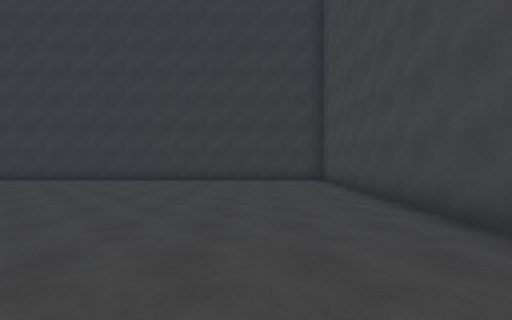
View 1 (above)

23 first-person views from a walk through a Unity game level. The camera is 1.5 m above the floor, looks level and sees 90° across. The floor is counted in squares, 2 m on a side. Each view is taken from the middle of a square. On the plan, view 1 faces up. The plan holds only what a view shows up to about 9 squares ahead; the rest is blank.

View 2
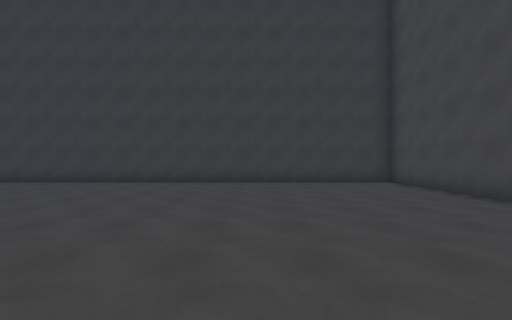

View 3
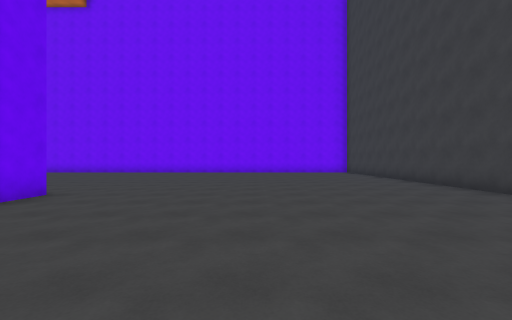

View 4
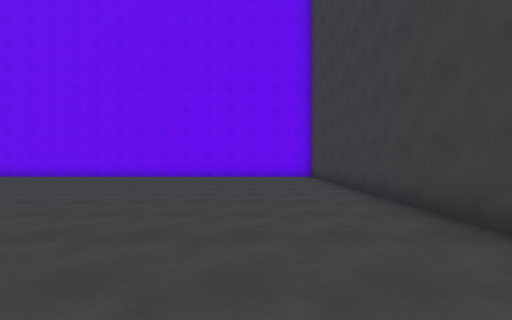

View 5
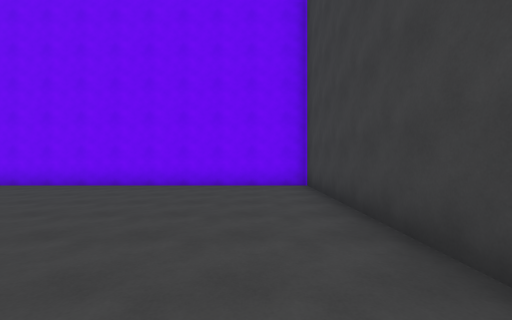

View 6
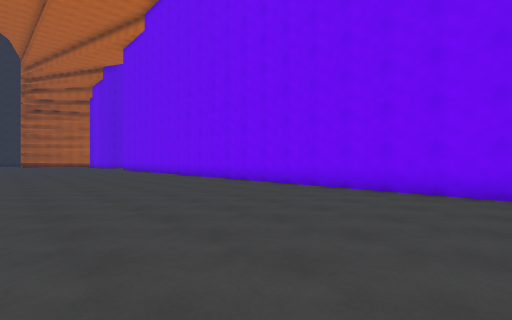

View 7
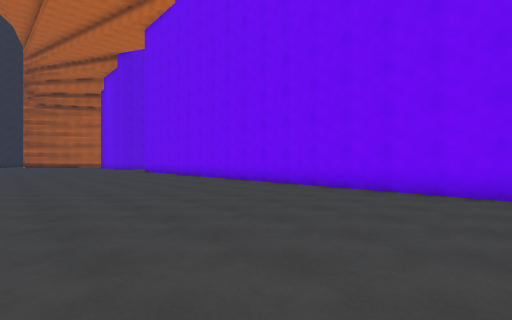

View 8
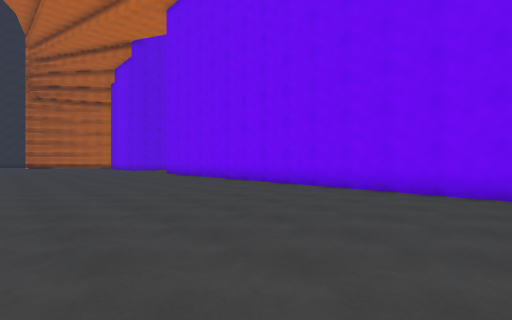

View 9
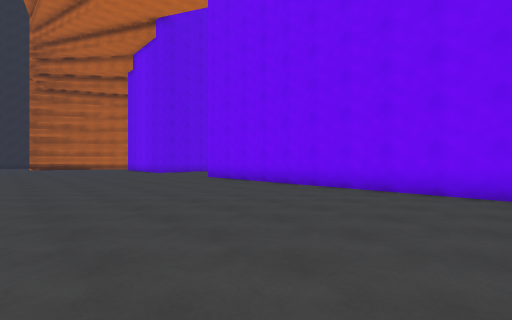

View 10
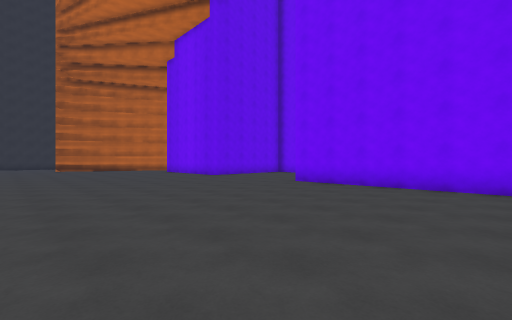

View 11
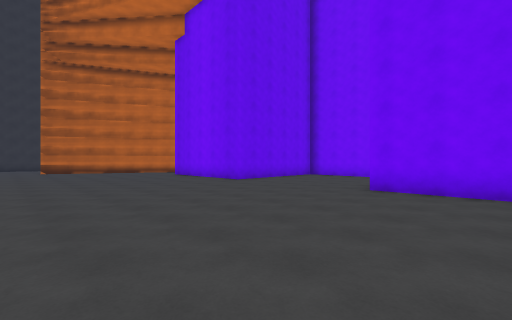

View 12
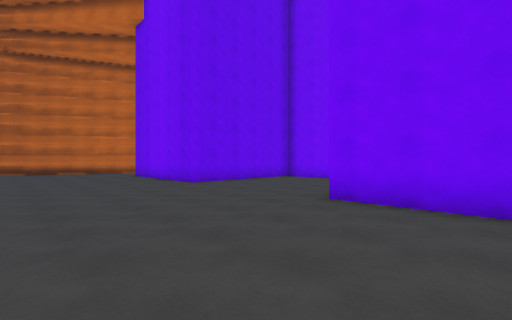

View 13
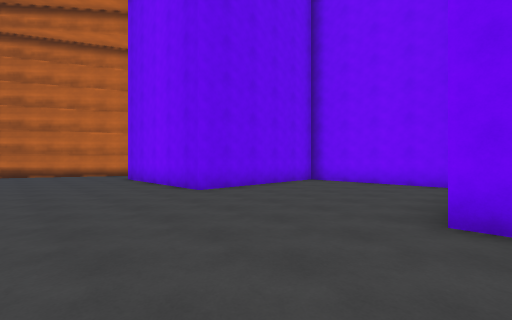

View 14
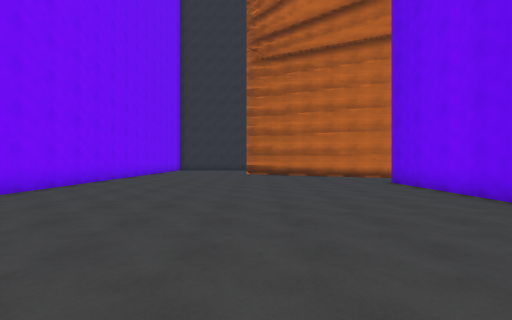

View 15
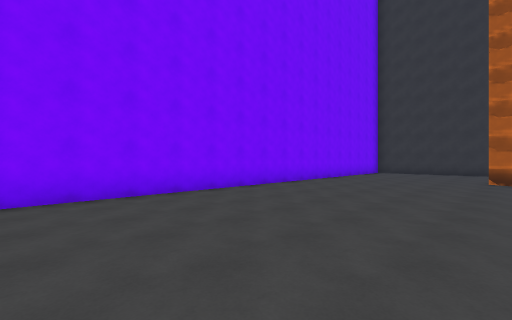

View 16
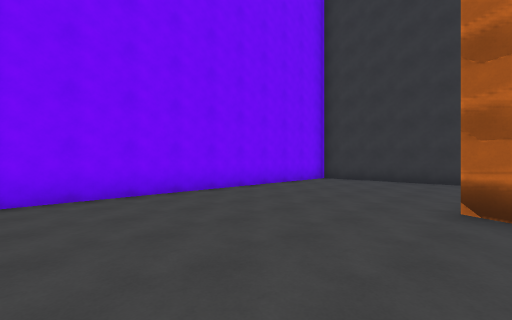

View 17
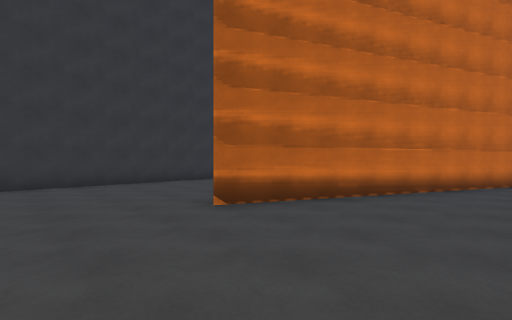

View 18
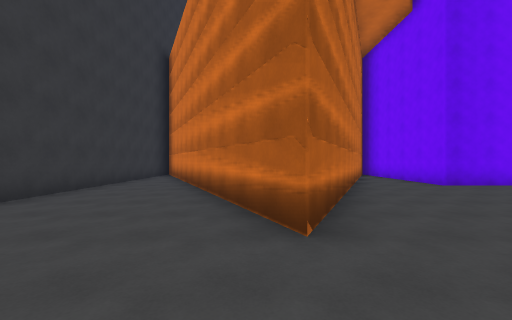

View 19
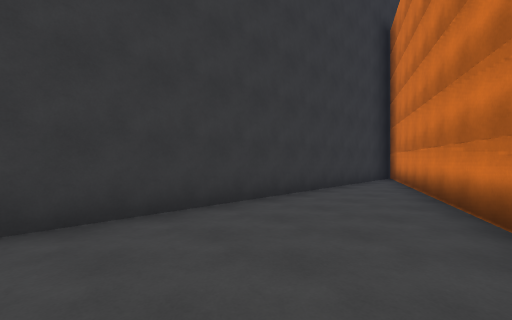

View 20
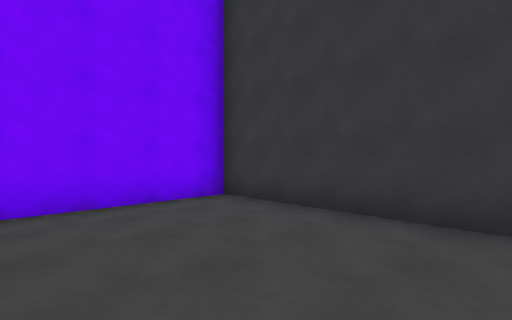

View 21
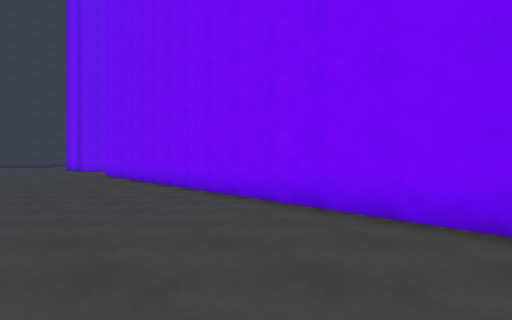

View 22
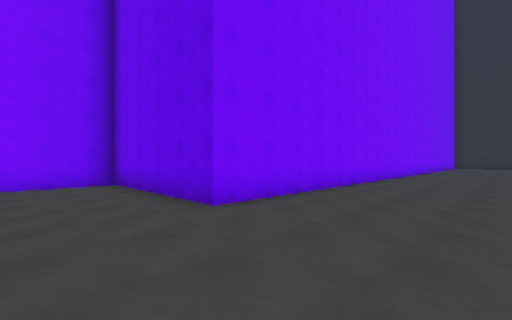

View 23
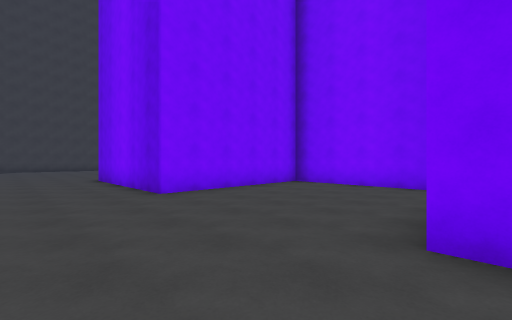

### Floor plan
Points are (right, up) in squares from view 1. A wall is a line through its corners. A room is listed if a view was taken in it or the views show most of it. See-through windows are left out.
Room 1 (views 1, 2, 3, 4, 5, 6, 7, 8, 9, 10, 11, 12, 13, 14, 15, 16, 17, 18, 19, 20, 21, 22, 23)
walls: (-2.8, -5.5) (-7.5, -5.5) (-7.5, -0.8); (-7.5, -0.5) (-6.5, -0.5); (-22.5, -16.1) (-22.5, -19.2); (-21.2, -20.5) (-17.5, -20.5) (-17.5, -25.5) (-19, -25.5); (2.5, 2.5) (2.5, 9.5) (-17.5, 9.5) (-17.5, -15.5); (-20, -27) (-12.5, -30.5) (-21.8, -34.8); (-21.2, -35.5) (-7.5, -35.5) (-7.5, -10.5) (-2.5, -10.5) (-2.5, -5.8)

Positions as (right, up) in squares from view 1, and headings:
1: (0, 0), facing up
2: (-2, 1), facing up
3: (-2, 4), facing left
4: (-6, 7), facing left
5: (-10, 8), facing left
6: (-11, 5), facing down-left
7: (-11, 1), facing down-left
8: (-11, -2), facing down-left
9: (-11, -6), facing down-left
10: (-10, -10), facing down-left
11: (-11, -13), facing down-left
12: (-13, -13), facing down-left
13: (-14, -15), facing down-left
14: (-13, -17), facing down
15: (-13, -20), facing down-right
16: (-13, -26), facing down-right
17: (-10, -27), facing down-left
18: (-10, -31), facing left
19: (-12, -32), facing down-left
20: (-12, -32), facing down-right
21: (-11, -24), facing up-right
22: (-11, -8), facing down-right
23: (-10, -11), facing up-right
